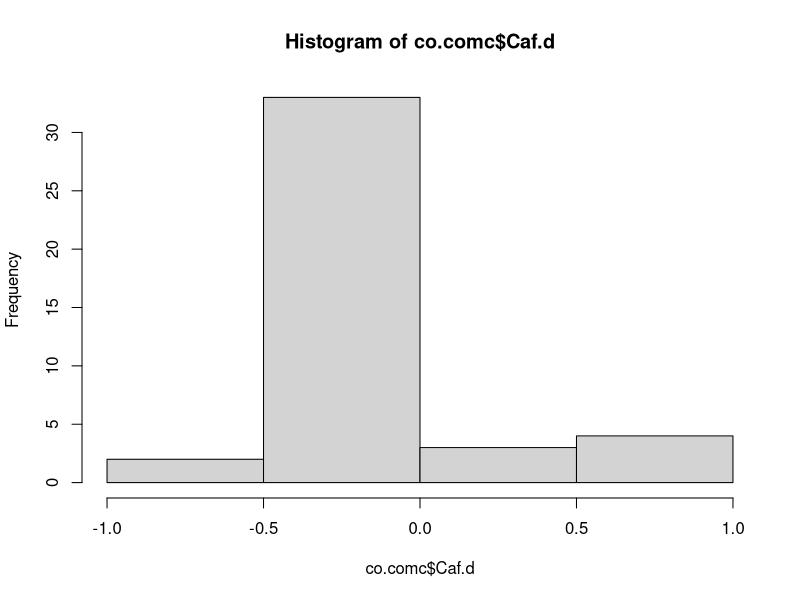

The R source for this figure:
#1-Nov-19
#CPA and EAP
#Carry over and carry over matched control analysis

#load and process data
co.comc = read.table(file="CO.COMC.csv", header = T, sep = ",")#load table into R
str(co.comc)#returns structure of table

#total carry over seconds
co.comc$total.co = co.comc$CAfCO + co.comc$HAfCO + co.comc$NASCO + co.comc$OtherCO + co.comc$AbCO + co.comc$TrCO + co.comc$InCO

#total carry over matched control seconds
co.comc$total.comc = co.comc$CafCOMC + co.comc$HafCOMC + co.comc$NASCOMC + co.comc$OtherCOMC + co.comc$AbCOMC+ co.comc$TrCOMC + co.comc$InCOMC

#calculate proportions CO
co.comc$CAfCO.p = co.comc$CAfCO/co.comc$total.co
co.comc$HAfCO.p = co.comc$HAfCO/co.comc$total.co
co.comc$NASCO.p = co.comc$NASCO/co.comc$total.co
co.comc$OtherCO.p = co.comc$OtherCO/co.comc$total.co
co.comc$AbCO.p = co.comc$AbCO/co.comc$total.co
co.comc$TrCO.p = co.comc$TrCO/co.comc$total.co
co.comc$InCO.p = co.comc$InCO/co.comc$total.co

#calculate proportions COMC
co.comc$CAfCOMC.p = co.comc$CafCOMC/co.comc$total.comc
co.comc$HAfCOMC.p = co.comc$HafCOMC/co.comc$total.comc
co.comc$NASCOMC.p = co.comc$NASCOMC/co.comc$total.comc
co.comc$OtherCOMC.p = co.comc$OtherCOMC/co.comc$total.comc
co.comc$AbCOMC.p = co.comc$AbCOMC/co.comc$total.comc
co.comc$TrCOMC.p = co.comc$TrCOMC/co.comc$total.comc
co.comc$InCOMC.p = co.comc$InCOMC/co.comc$total.comc

#calculate difference of CO and COMC
co.comc$Caf.d = co.comc$CAfCO.p - co.comc$CAfCOMC.p
co.comc$Haf.d = co.comc$HAfCO.p - co.comc$HAfCOMC.p
co.comc$Nas.d = co.comc$NASCO.p - co.comc$NASCOMC.p
co.comc$Other.d = co.comc$OtherCO.p - co.comc$OtherCOMC.p
co.comc$Ab.d = co.comc$AbCO.p - co.comc$AbCOMC.p
co.comc$Tr.d = co.comc$TrCO.p - co.comc$TrCOMC.p
co.comc$In.d = co.comc$InCO.p - co.comc$InCOMC.p

#graphs
hist(co.comc$Caf.d)
